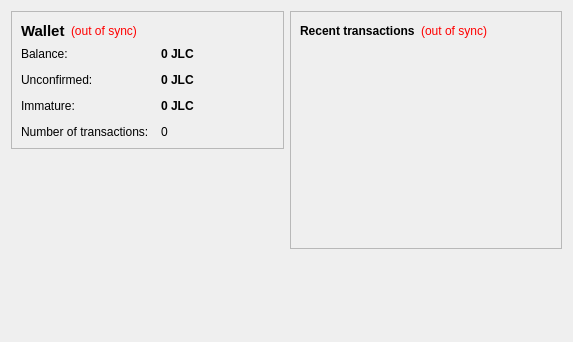
<?xml version="1.0" encoding="UTF-8"?>
<ui version="4.0">
 <class>OverviewPage</class>
 <widget class="QWidget" name="OverviewPage">
  <property name="geometry">
   <rect>
    <x>0</x>
    <y>0</y>
    <width>573</width>
    <height>342</height>
   </rect>
  </property>
  <property name="windowTitle">
   <string>Form</string>
  </property>
  <layout class="QHBoxLayout" name="horizontalLayout" stretch="1,1">
   <item>
    <layout class="QVBoxLayout" name="verticalLayout_2">
     <item>
      <widget class="QFrame" name="frame">
       <property name="frameShape">
        <enum>QFrame::StyledPanel</enum>
       </property>
       <property name="frameShadow">
        <enum>QFrame::Raised</enum>
       </property>
       <layout class="QVBoxLayout" name="verticalLayout_4">
        <item>
         <layout class="QHBoxLayout" name="horizontalLayout_4">
          <item>
           <widget class="QLabel" name="label_5">
            <property name="font">
             <font>
              <pointsize>11</pointsize>
              <weight>75</weight>
              <bold>true</bold>
             </font>
            </property>
            <property name="text">
             <string>Wallet</string>
            </property>
           </widget>
          </item>
          <item>
           <widget class="QLabel" name="labelWalletStatus">
            <property name="toolTip">
             <string>The displayed information may be out of date. Your wallet automatically synchronizes with the jlcoin network after a connection is established, but this process has not completed yet.</string>
            </property>
            <property name="styleSheet">
             <string notr="true">QLabel { color: red; }</string>
            </property>
            <property name="text">
             <string notr="true">(out of sync)</string>
            </property>
            <property name="alignment">
             <set>Qt::AlignLeading|Qt::AlignLeft|Qt::AlignVCenter</set>
            </property>
           </widget>
          </item>
          <item>
           <spacer name="horizontalSpacer_2">
            <property name="orientation">
             <enum>Qt::Horizontal</enum>
            </property>
            <property name="sizeHint" stdset="0">
             <size>
              <width>40</width>
              <height>20</height>
             </size>
            </property>
           </spacer>
          </item>
         </layout>
        </item>
        <item>
         <layout class="QFormLayout" name="formLayout_2">
          <property name="fieldGrowthPolicy">
           <enum>QFormLayout::AllNonFixedFieldsGrow</enum>
          </property>
          <property name="horizontalSpacing">
           <number>12</number>
          </property>
          <property name="verticalSpacing">
           <number>12</number>
          </property>
          <item row="0" column="0">
           <widget class="QLabel" name="label">
            <property name="text">
             <string>Balance:</string>
            </property>
           </widget>
          </item>
          <item row="0" column="1">
           <widget class="QLabel" name="labelBalance">
            <property name="font">
             <font>
              <weight>75</weight>
              <bold>true</bold>
             </font>
            </property>
            <property name="cursor">
             <cursorShape>IBeamCursor</cursorShape>
            </property>
            <property name="toolTip">
             <string>Your current balance</string>
            </property>
            <property name="text">
             <string notr="true">0 JLC</string>
            </property>
            <property name="textInteractionFlags">
             <set>Qt::LinksAccessibleByMouse|Qt::TextSelectableByKeyboard|Qt::TextSelectableByMouse</set>
            </property>
           </widget>
          </item>
          <item row="1" column="0">
           <widget class="QLabel" name="label_3">
            <property name="text">
             <string>Unconfirmed:</string>
            </property>
           </widget>
          </item>
          <item row="1" column="1">
           <widget class="QLabel" name="labelUnconfirmed">
            <property name="font">
             <font>
              <weight>75</weight>
              <bold>true</bold>
             </font>
            </property>
            <property name="cursor">
             <cursorShape>IBeamCursor</cursorShape>
            </property>
            <property name="toolTip">
             <string>Total of transactions that have yet to be confirmed, and do not yet count toward the current balance</string>
            </property>
            <property name="text">
             <string notr="true">0 JLC</string>
            </property>
            <property name="textInteractionFlags">
             <set>Qt::LinksAccessibleByMouse|Qt::TextSelectableByKeyboard|Qt::TextSelectableByMouse</set>
            </property>
           </widget>
          </item>
          <item row="3" column="0">
           <widget class="QLabel" name="label_2">
            <property name="text">
             <string>Number of transactions:</string>
            </property>
           </widget>
          </item>
          <item row="3" column="1">
           <widget class="QLabel" name="labelNumTransactions">
            <property name="toolTip">
             <string>Total number of transactions in wallet</string>
            </property>
            <property name="text">
             <string notr="true">0</string>
            </property>
           </widget>
          </item>
          <item row="2" column="0">
           <widget class="QLabel" name="labelImmatureText">
            <property name="text">
             <string>Immature:</string>
            </property>
           </widget>
          </item>
          <item row="2" column="1">
           <widget class="QLabel" name="labelImmature">
            <property name="font">
             <font>
              <weight>75</weight>
              <bold>true</bold>
             </font>
            </property>
            <property name="toolTip">
             <string>Mined balance that has not yet matured</string>
            </property>
            <property name="text">
             <string notr="true">0 JLC</string>
            </property>
            <property name="textInteractionFlags">
             <set>Qt::LinksAccessibleByMouse|Qt::TextSelectableByKeyboard|Qt::TextSelectableByMouse</set>
            </property>
           </widget>
          </item>
         </layout>
        </item>
       </layout>
      </widget>
     </item>
     <item>
      <spacer name="verticalSpacer">
       <property name="orientation">
        <enum>Qt::Vertical</enum>
       </property>
       <property name="sizeHint" stdset="0">
        <size>
         <width>20</width>
         <height>40</height>
        </size>
       </property>
      </spacer>
     </item>
    </layout>
   </item>
   <item>
    <layout class="QVBoxLayout" name="verticalLayout_3">
     <item>
      <widget class="QFrame" name="frame_2">
       <property name="frameShape">
        <enum>QFrame::StyledPanel</enum>
       </property>
       <property name="frameShadow">
        <enum>QFrame::Raised</enum>
       </property>
       <layout class="QVBoxLayout" name="verticalLayout">
        <item>
         <layout class="QHBoxLayout" name="horizontalLayout_2">
          <item>
           <widget class="QLabel" name="label_4">
            <property name="text">
             <string>&lt;b&gt;Recent transactions&lt;/b&gt;</string>
            </property>
           </widget>
          </item>
          <item>
           <widget class="QLabel" name="labelTransactionsStatus">
            <property name="toolTip">
             <string>The displayed information may be out of date. Your wallet automatically synchronizes with the jlcoin network after a connection is established, but this process has not completed yet.</string>
            </property>
            <property name="styleSheet">
             <string notr="true">QLabel { color: red; }</string>
            </property>
            <property name="text">
             <string notr="true">(out of sync)</string>
            </property>
            <property name="alignment">
             <set>Qt::AlignRight|Qt::AlignTrailing|Qt::AlignVCenter</set>
            </property>
           </widget>
          </item>
          <item>
           <spacer name="horizontalSpacer">
            <property name="orientation">
             <enum>Qt::Horizontal</enum>
            </property>
            <property name="sizeHint" stdset="0">
             <size>
              <width>40</width>
              <height>20</height>
             </size>
            </property>
           </spacer>
          </item>
         </layout>
        </item>
        <item>
         <widget class="QListView" name="listTransactions">
          <property name="styleSheet">
           <string notr="true">QListView { background: transparent; }</string>
          </property>
          <property name="frameShape">
           <enum>QFrame::NoFrame</enum>
          </property>
          <property name="verticalScrollBarPolicy">
           <enum>Qt::ScrollBarAlwaysOff</enum>
          </property>
          <property name="horizontalScrollBarPolicy">
           <enum>Qt::ScrollBarAlwaysOff</enum>
          </property>
          <property name="selectionMode">
           <enum>QAbstractItemView::NoSelection</enum>
          </property>
         </widget>
        </item>
       </layout>
      </widget>
     </item>
     <item>
      <spacer name="verticalSpacer_2">
       <property name="orientation">
        <enum>Qt::Vertical</enum>
       </property>
       <property name="sizeHint" stdset="0">
        <size>
         <width>20</width>
         <height>40</height>
        </size>
       </property>
      </spacer>
     </item>
    </layout>
   </item>
  </layout>
 </widget>
 <resources/>
 <connections/>
</ui>
